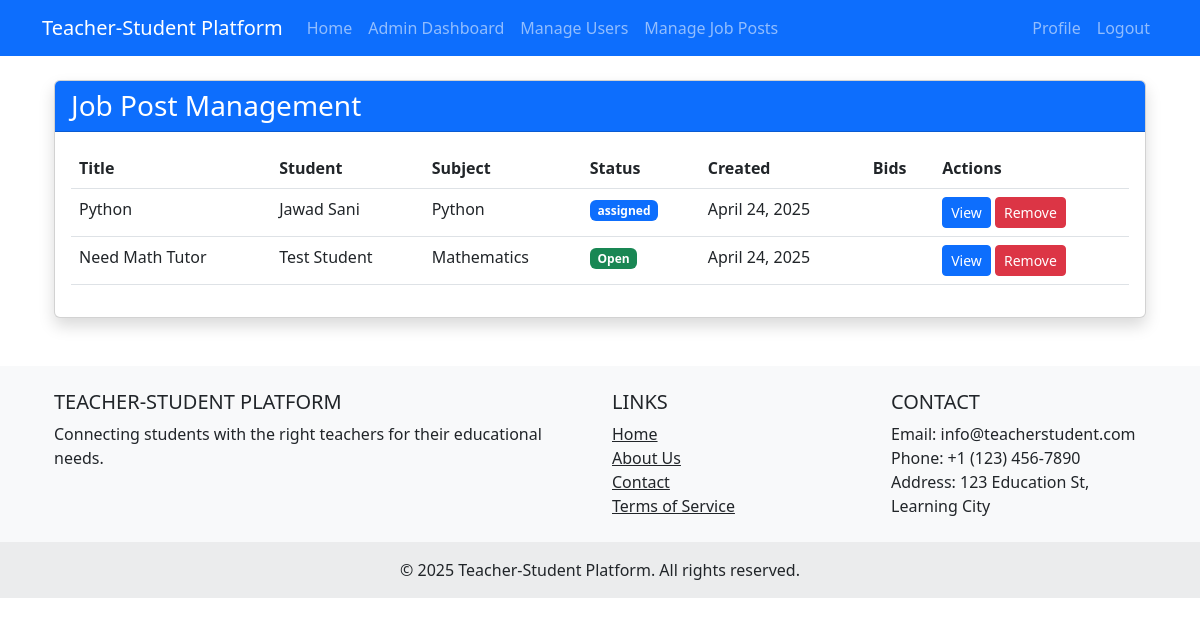
/admin-panel/job-posts/ (signed in), run on the app's committed database.
### student/models.py (models this page shows, shortened)
class JobPost(models.Model):
    STATUS_CHOICES = (
        ('open', 'Open'),
        ('in_progress', 'In Progress'),
        ('closed', 'Closed'),
    )
    student = models.ForeignKey(StudentProfile, on_delete=models.CASCADE, related_name='job_posts')
    title = models.CharField(max_length=255)
    description = models.TextField()
    subject = models.CharField(max_length=100)
    education_level = models.CharField(max_length=100)
    preferred_experience = models.PositiveIntegerField(default=0, help_text="Preferred years of experience")
    budget_range = models.CharField(max_length=100, blank=True, null=True)
    location_preference = models.CharField(max_length=100, blank=True, null=True)
    status = models.CharField(max_length=15, choices=STATUS_CHOICES, default='open')
    requirements_met = models.BooleanField(default=True)
    created_at = models.DateTimeField(auto_now_add=True)
    updated_at = models.DateTimeField(auto_now=True)
    current_bid_cycle = models.PositiveIntegerField(default=1)
    max_bids_current_cycle = models.PositiveIntegerField(default=10)  # 10 for first cycle, +5 for each subsequent cycle

class StudentProfile(models.Model):
    user = models.OneToOneField(settings.AUTH_USER_MODEL, on_delete=models.CASCADE, related_name='student_profile')
    education_level = models.CharField(max_length=100, blank=True, null=True)
    subjects_of_interest = models.CharField(max_length=255, blank=True, null=True)

### accounts/models.py (models this page shows, shortened)
class User(AbstractUser):
    USER_TYPE_CHOICES = (
        ('admin', 'Admin'),
        ('teacher', 'Teacher'),
        ('student', 'Student/Guardian'),
    )
    user_type = models.CharField(max_length=10, choices=USER_TYPE_CHOICES, default='student')
    phone_number = models.CharField(max_length=15, blank=True, null=True)
    address = models.TextField(blank=True, null=True)
    profile_picture = models.ImageField(upload_to='profile_pictures/', blank=True, null=True)
    is_blocked = models.BooleanField(default=False)
    @property
    def is_admin(self):
        return self.user_type == 'admin'
    @property
    def is_teacher(self):
        return self.user_type == 'teacher'
    @property
    def is_student(self):
        return self.user_type == 'student'

### admin_panel/views.py (the view)
# urls.py: path('job-posts/', views.job_post_list, name='job_post_list'),
@login_required
@admin_required
def job_post_list(request):
    job_posts = JobPost.objects.all().order_by('-created_at')
    context = {
        'job_posts': job_posts,
    }
    return render(request, 'admin_panel/job_post_list.html', context)

### templates/admin_panel/job_post_list.html (shortened to what this page needs)
{% extends 'base.html' %}
{% block content %}
<div class="container mt-4">
    <div class="row">
        <div class="col-md-12">
            <div class="card shadow">
                <div class="card-header bg-primary text-white">
                    <h3 class="mb-0">Job Post Management</h3>
                </div>
                <div class="card-body">
                    <div class="table-responsive">
                        <table class="table table-hover">
                            <thead>
                                <tr>
                                    <th>Title</th>
                                    <th>Student</th>
                                    <th>Subject</th>
                                    <th>Status</th>
                                    <th>Created</th>
                                    <th>Bids</th>
                                    <th>Actions</th>
                                </tr>
                            </thead>
                            <tbody>
                                {% for job_post in job_posts %}
                                    <tr>
                                        <td>{{ job_post.title }}</td>
                                        <td>{{ job_post.student.user.get_full_name }}</td>
                                        <td>{{ job_post.subject }}</td>
                                        <td>
                                            <span class="badge {% if job_post.status == 'open' %}bg-success{% elif job_post.status == 'assigned' %}bg-primary{% else %}bg-secondary{% endif %}">
                                                {{ job_post.get_status_display }}
                                            </span>
                                        </td>
                                        <td>{{ job_post.created_at|date:"F j, Y" }}</td>
                                        <td>{{ job_post.teacherbid_set.count }}</td>
                                        <td>
                                            <a href="#" class="btn btn-sm btn-primary" data-bs-toggle="modal" data-bs-target="#jobPostModal{{ job_post.pk }}">View</a>
                                            <a href="{% url 'admin_panel:remove_job_post' job_post.pk %}" class="btn btn-sm btn-danger">Remove</a>
                                        </td>
                                    </tr>
                                {% endfor %}
                            </tbody>
                        </table>
                    </div>
                </div>
            </div>
        </div>
    </div>
</div>
{% endblock %}

### data on the page
JobPost: title "Python", student.user.get_full_name "Jawad Sani", subject "Python", status "assigned", created_at "April 24, 2025"
JobPost: title "Need Math Tutor", student.user.get_full_name "Test Student", subject "Mathematics", status "Open", created_at "April 24, 2025"
